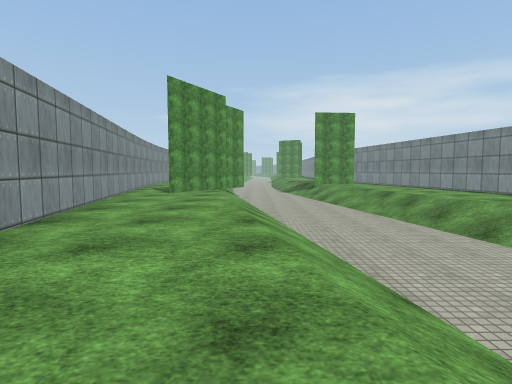
View 1 (above)

17 first-person views from a walk through a 3-D level made in the Unity game engine. The camera is 1.2 m above the floor, tilts 4° down and sees 80° across. The floor is counted in squares, 2 m on a side. Each view is taken from the middle of a square. On the plan, view 1 faces up. The plan holds only what a view shows up to about 9 squares ahead; the rest is blank. The place goes on beyond the plan. The player is left out. Surface patterns are stand-ins for the level's own textures.

View 2
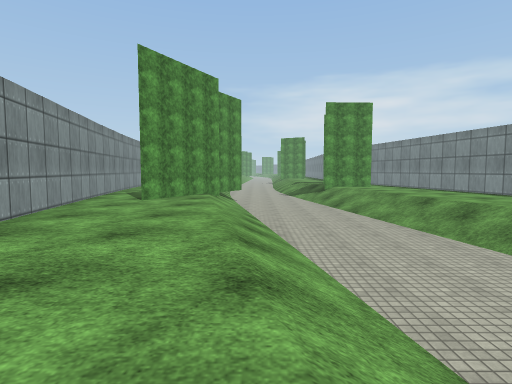

View 3
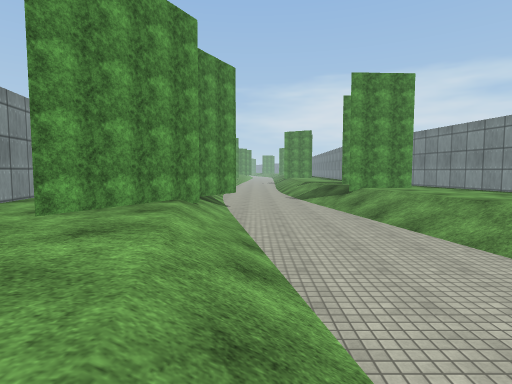

View 4
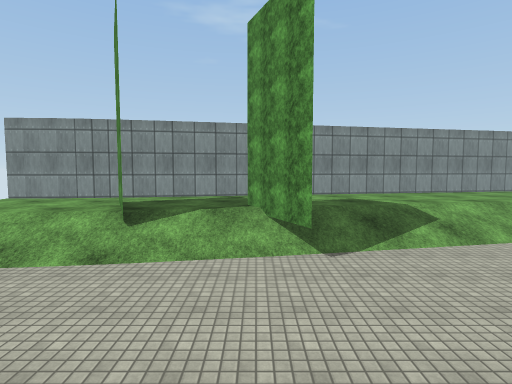

View 5
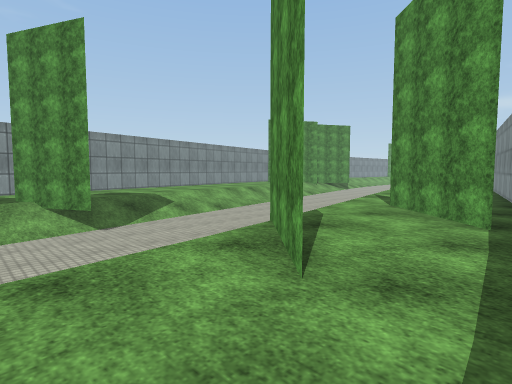

View 6
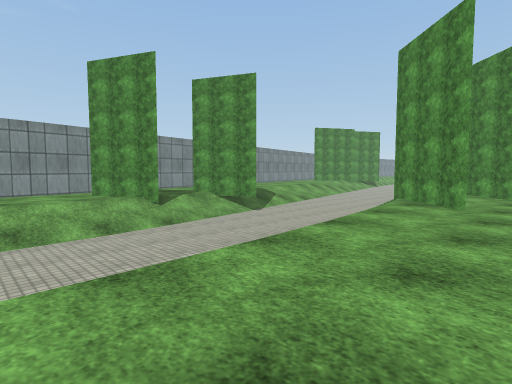

View 7
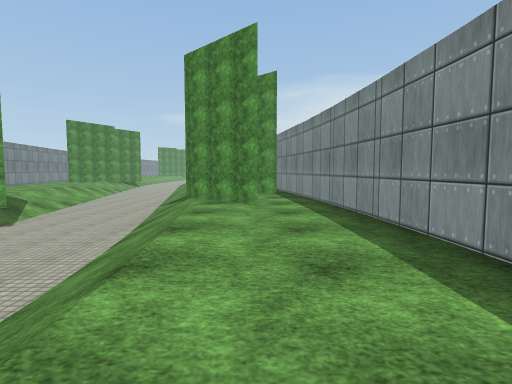

View 8
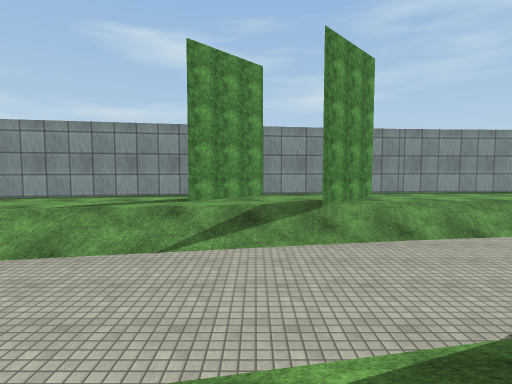

View 9
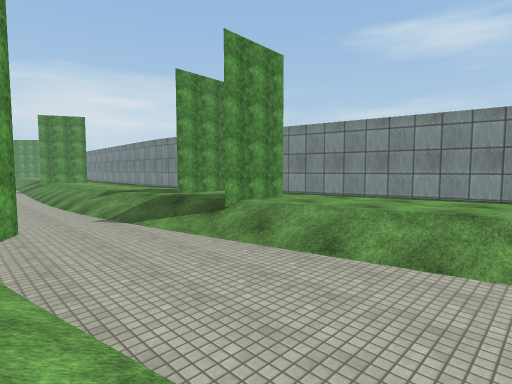

View 10
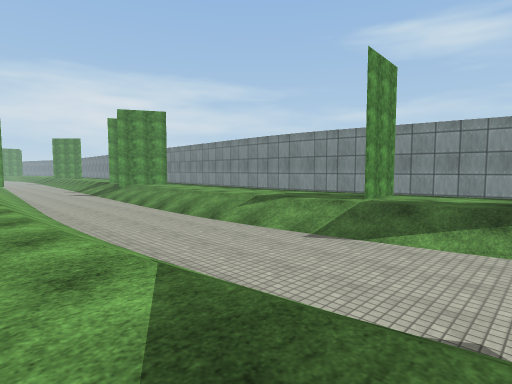

View 11
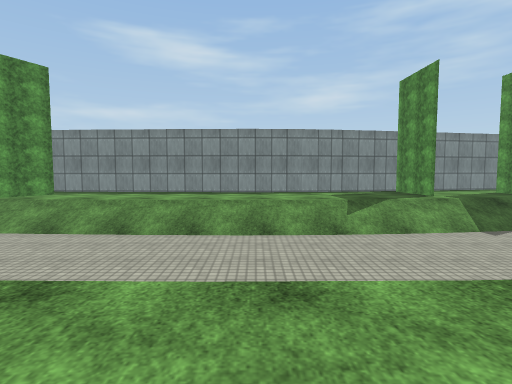

View 12
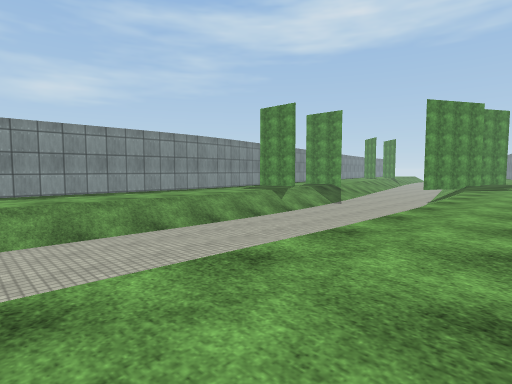

View 13
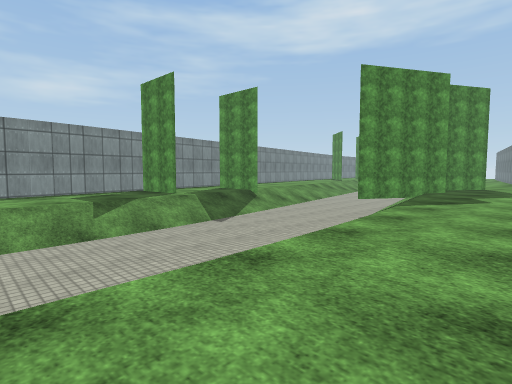

View 14
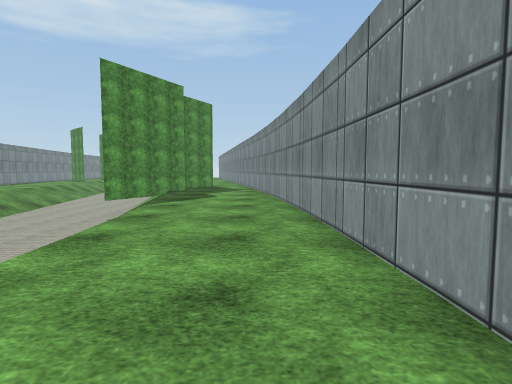

View 15
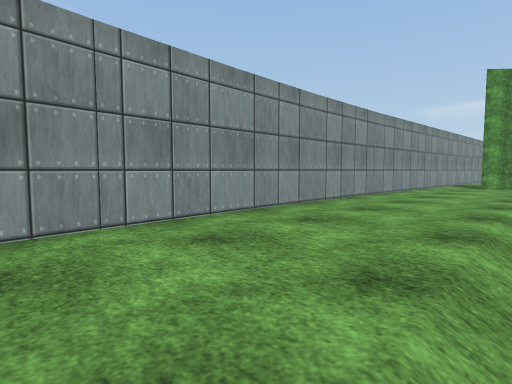

View 16
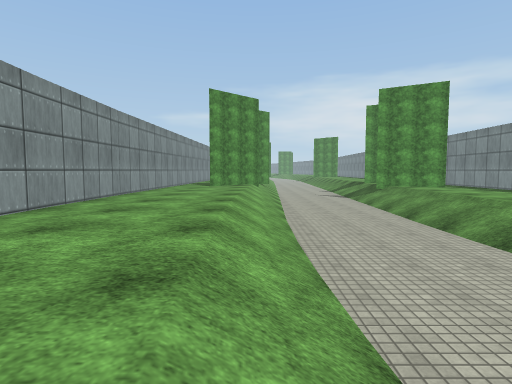

View 17
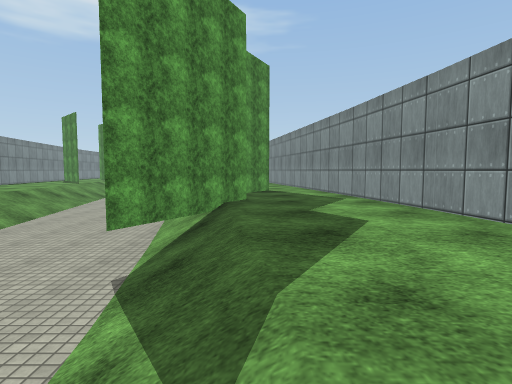

### Floor plan
Key: @ floor where view 1 was taken; # wall or solid block; . main floor; - floor 1 m lower than the main floor; / step, stairs or slope; = window, fence, low wall or low ledge.
Columns run from 5 left of view 1 to 9 right of it. Each row starts with its distance up from view 1.
 25 #../---//.#
 24 #../---/..#
 23 #../---/..#
 22 #../--//..#
 21 #../--//..#
 20 #../--//..#
 19 #../--//..#
 18 #../---/..#
 17 #../---/..#
 16 #../---//###
 15 #..//--/...#
 14 #..//--/...#
 13 #...#--/=#.#
 12 #...#--//..#
 11 ##.##---/..##
 10  #.##---/...#
  9  #.#//--/...#
  8  #..//--//..#
  7  #.../--//..#
  6  ##../---/..##
  5   #../---/...#
  4   #..//--/...#
  3   #..//--//..#
  2   #.../--//###
  1   ##../---/.##
  0    #.@/---/..##
 -1    #..//--/##.#
 -2    #..##--///.#
 -3    #.../--//..#
 -4    ####/--//..#
 -5     ##./---/..#
 -6     #../---/..#
 -7     #. /---/..
 -8     #

Positions as (right, up) in squares from view 1, and headings:
1: (0, 0), facing up
2: (0, 2), facing up
3: (0, 5), facing up
4: (6, -2), facing left
5: (8, -3), facing up-left
6: (8, -7), facing up-left
7: (7, -7), facing up
8: (0, 1), facing right
9: (-1, 9), facing up-right
10: (-3, 13), facing up-right
11: (-4, 20), facing right
12: (-4, 25), facing down-right
13: (-4, 20), facing down-right
14: (-4, 20), facing down
15: (-2, 16), facing up-left
16: (-2, 16), facing up
17: (-2, 16), facing down
